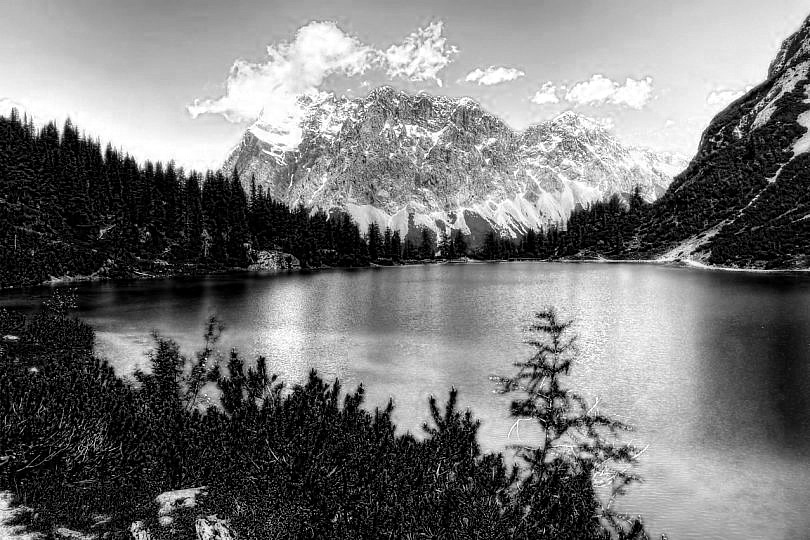
#> input picture Tarea1/Problema 2/imagen1_salida_gray_azul.jpg, 810 x 540 px; its folder holds 7 pictures in this run
$ jupyter execute --allow-errors 'Problema 2.ipynb'
#> lines starting #> are read from the running program, lines starting #| are printed output that depends on the picture
# Johantan Meoño

# Problema 2

[cell 1]
import numpy as np ## para las matrices y vectores o tensores

[cell 2]
import cv2 ## jalando open cv carga y lee imagenes

[cell 3]
import sys ## para sacar de memoria o sacar el programa

[cell 4]
## creando la función
def main(imagen_gris_azul,imagen_gris_verde,imagen_gris_roja):

    ## cargando las imagenes
#> called with imagen_gris_azul = 'imagen1_salida_gray_azul.jpg', imagen_gris_verde = 'imagen1_salida_gray_verde.jpg', imagen_gris_roja = 'imagen1_salida_gray_rojo.jpg'
    imgStrpaz = imagen_gris_azul ## creo un objeto y le asigno un valor string con el nombre de la imagen
    imgpaz = cv2.imread(imgStrpaz) ## creo un nuevo objeto que va a leer la imagen cread en la fila de arriba
#> imgpaz is the input picture: shape (540, 810, 3); min 0, max 255, mean 118.1

    ## imamgen 2
    imgStrpve = imagen_gris_verde ## creo un objeto y le asigno un valor string con el nombre de la imagen
    imgpve = cv2.imread(imgStrpve) ## creo un nuevo objeto que va a leer la imagen cread en la fila de arriba
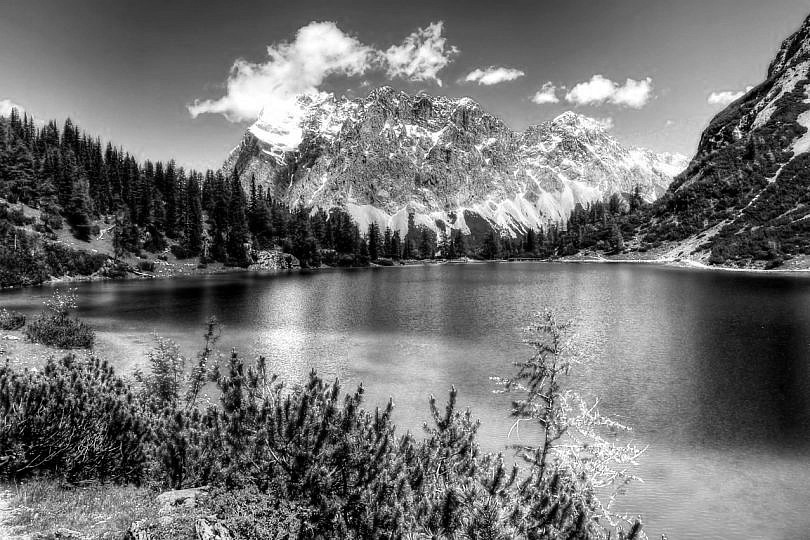
#> input picture Tarea1/Problema 2/imagen1_salida_gray_verde.jpg, 810 x 540 px
#> imgpve is the input picture: shape (540, 810, 3); min 0, max 255, mean 113.9

    ## imamgen 3
    imgStrpro = imagen_gris_roja ## creo un objeto y le asigno un valor string con el nombre de la imagen
    imgpro = cv2.imread(imgStrpro) ## creo un nuevo objeto que va a leer la imagen cread en la fila de arriba
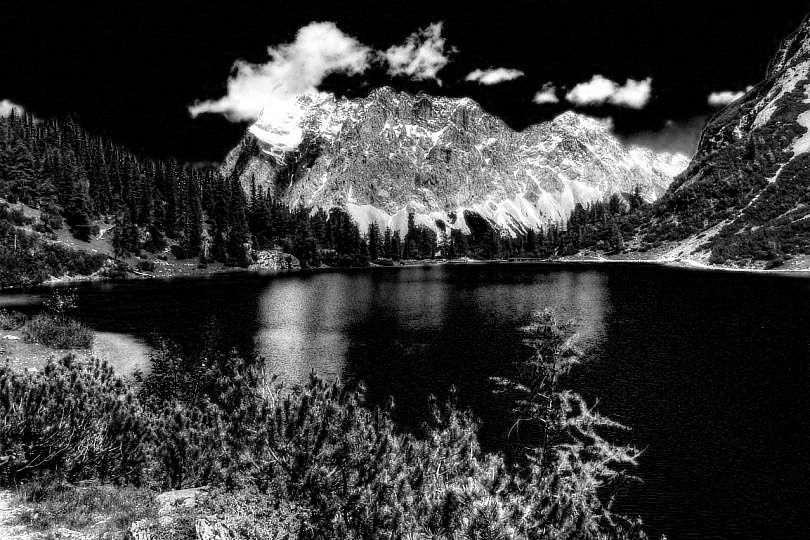
#> input picture Tarea1/Problema 2/imagen1_salida_gray_rojo.jpg, 810 x 540 px
#> imgpro is the input picture: shape (540, 810, 3); min 0, max 255, mean 57.5

    ## tamañao de la imagen 1
    altopaz = imgpaz.shape[0]
#> altopaz = 540
    anchopaz = imgpaz.shape[1]
#> anchopaz = 810
    canalespaz = imgpaz.shape[2]
#> canalespaz = 3

    ## tamañao de la imagen 2
    altopve = imgpve.shape[0]
#> altopve = 540
    anchopve = imgpve.shape[1]
#> anchopve = 810
    canalespve = imgpve.shape[2]
#> canalespve = 3

    ## tamañao de la imagen 3
    altopro = imgpro.shape[0]
#> altopro = 540
    anchopro = imgpro.shape[1]
#> anchopro = 810
    canalespro = imgpro.shape[2]
#> canalespro = 3

    ## genero un cubo que reciba los colores
    out = np.zeros((altopro,anchopro,3))

    for i in range(altopaz):
        for j in range(anchopaz):
            pixelaz = imgpaz[i,j]
            azul = pixelaz[0]

            pixelve = imgpve[i,j]
            verde = pixelve[0]

            pixelro = imgpro[i,j]
            rojo = pixelro[0]

            out[i,j] = [azul,verde,rojo]
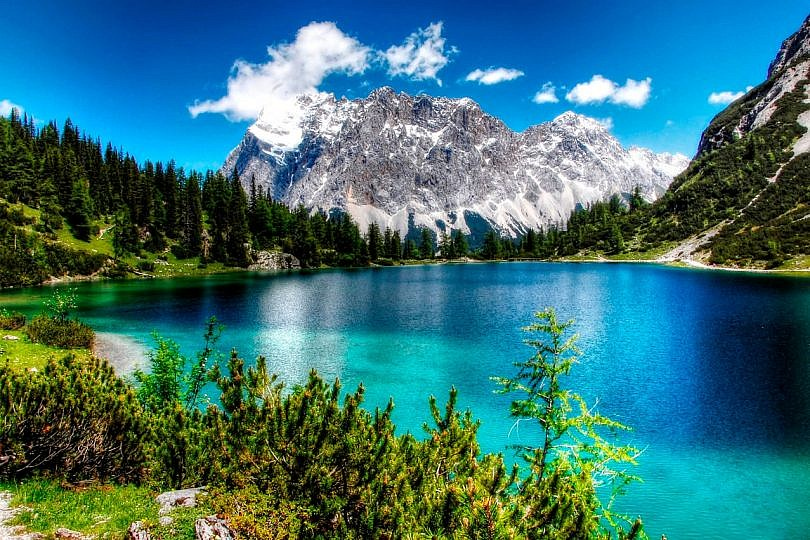
#> out: shape (540, 810, 3) float64; mean B, G, R 118.1, 113.9, 57.5

    ## para que fucione el ciclo debo:
    ## bajar la imagen al disco
    cv2.imwrite(str(imagen_gris_azul)+"color.jpg",out)


    ## la vuelvo a cargar o leer
    out = cv2.imread(str(imagen_gris_azul)+"color.jpg")

    ## y la muestro
    cv2.imshow("Imagen color", out)

    ## comandos para cerrar imagenes
    cv2.waitKey(0) ## espera que apeche tecla para cerrar
    cv2.destroyAllWindows() ## si tngo varias ventas cierra todoas las ventanas a la vez
    sys.exit() ##

#> (a cell that did not finish here is left out)

#> (a cell that did not finish here is left out)

#> call 2 of main, with imagen_gris_azul = 'imagen2_salida_gray_azul.jpg', imagen_gris_verde = 'imagen2_salida_gray_verde.jpg', imagen_gris_roja = 'imagen2_salida_gray_rojo.jpg'
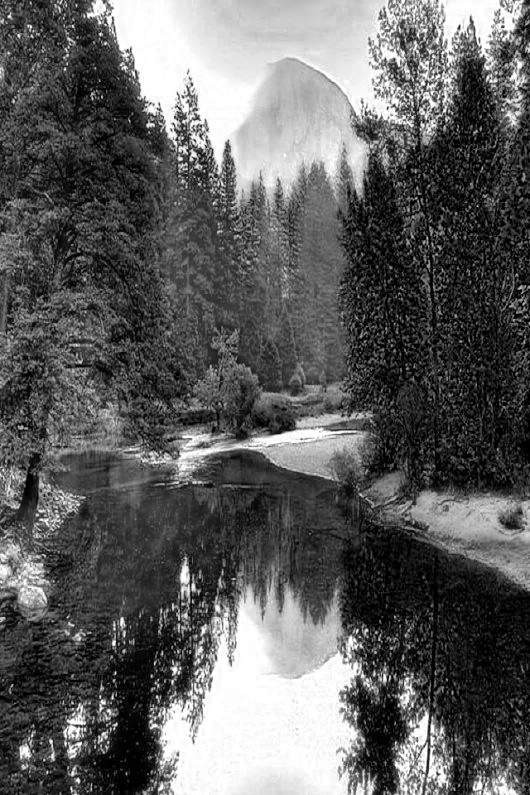
#> input picture Tarea1/Problema 2/imagen2_salida_gray_azul.jpg, 530 x 795 px
#> in main, imgpaz is the input picture: shape (795, 530, 3); min 0, max 255, mean 95.1

#> (a cell that did not finish here is left out)
